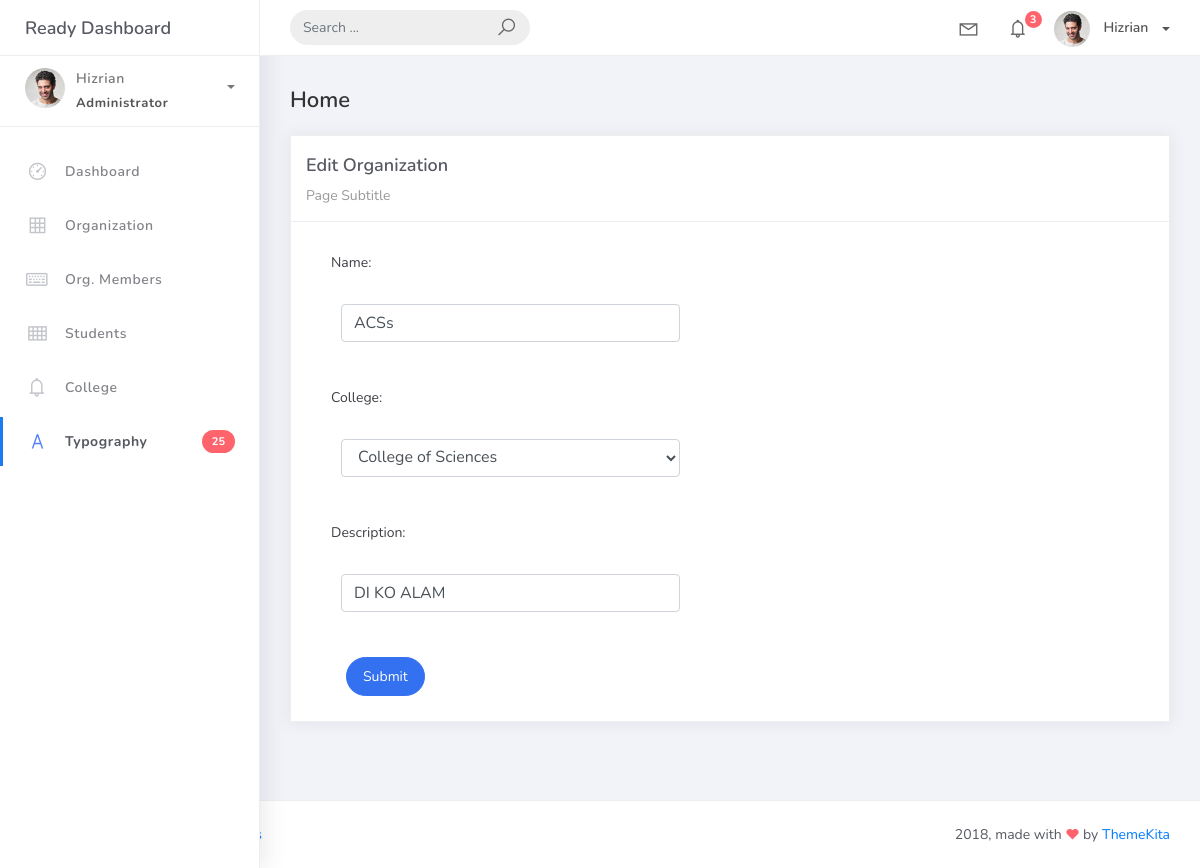
Screenshot of /organization_list/1 with the database file from the repository.
### studentorg/models.py (models this page shows, shortened)
class BaseModel(models.Model):
    created_at = models.DateTimeField(auto_now_add=True, db_index=True)
    updated_at = models.DateTimeField(auto_now=True)
    class Meta:
        abstract = True

class Organization(BaseModel):
    name = models.CharField(max_length=250)
    college = models.ForeignKey(
        College, null=True, blank=True, on_delete=models.CASCADE)
    description = models.CharField(max_length=500)

### studentorg/views.py (the view)
# urls.py: path('organization_list/<pk>', OrganizationUpdateView.as_view(), name='organization-update'),
class OrganizationUpdateView(UpdateView):
    model = Organization
    form_class = OrganizationForm
    template_name = 'org_edit.html'
    success_url = reverse_lazy('organization-list')

### studentorg/forms.py
class OrganizationForm(ModelForm):
    class Meta:
        model = Organization
        fields = '__all__'

### studentorg/models.py (called while the page is built)
    def __str__(self):
        return self.college_name

### templates/org_edit.html
{% extends 'base.html' %} {% load static %} {% block content %}
<div class="content">
    <div class="container-fluid">
        <h4 class="page-title">Home</h4>
        <div class="row">
            <div class="col-md-12">
                <div class="card">
                    <div class="card-header">
                        <div class="card-title">Edit Organization</div> <div class="card-category">Page Subtitle</div>
                    </div>
                    <div class="col-md-6">
                        <div class="card-body">
                            <form class="" action="" method="post" novalidate> {% csrf_token %} {% include 'includes/form.html' %}
                                <div class="form-group">
                                    <div class="col-md-12 col-sm-3">
                                        <button type="submit" class="btn btn-primary btn-rounded">Submit</button>
                                    </div>
                                </div>
                            </div>
                        </div>
                    </div>
                </div>
            </div>
        </div>
    </div>
</div>
{% endblock %}

### templates/includes/form.html (shortened to what this page needs)
{% load widget_tweaks %}
{% for field in form %}
<div class="field irtem form-group">
        <label>{{field.label_tag}}</label>
    <div class="form-group">
        {% render_field field class="form-control" %}
    </div>
</div>
{% endfor %}

### rows the page displays
Organization: name "ACSs" "College of Sciences" "DI KO ALAM"

### other values shown
{{ field.label_tag }} "Name:" "College:" "Description:"
